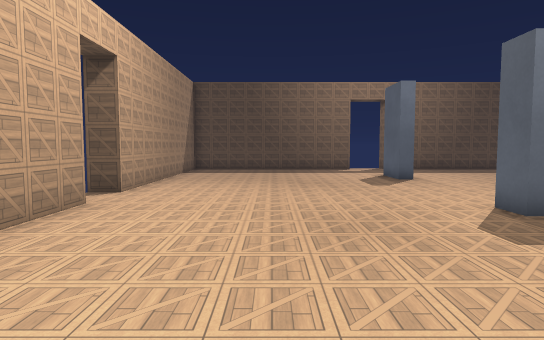
view 1 (above)

13 first-person views from a walk through a level from a Godot 3-D game. The camera is 1.4 m above the floor, tilts 4° down and sees 75° across. The floor is counted in squares, 1 m on a side. Each view is taken from the middle of a square. On the plan, view 1 faces up. The plan holds only what a view shows up to about 15 squares ahead; the rest is blank. Surface patterns are stand-ins for the level's own textures.

view 2
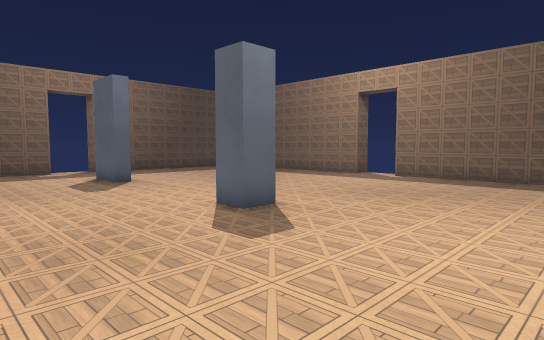

view 3
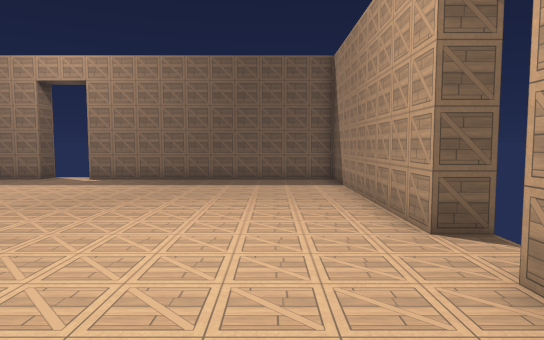

view 4
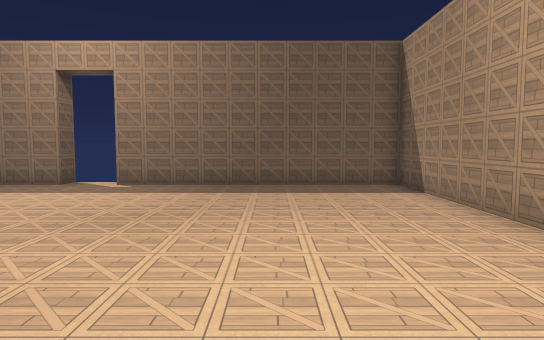

view 5
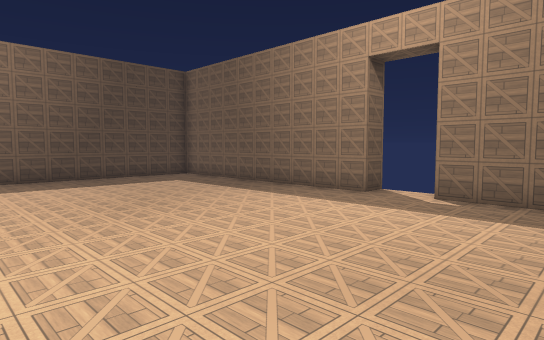

view 6
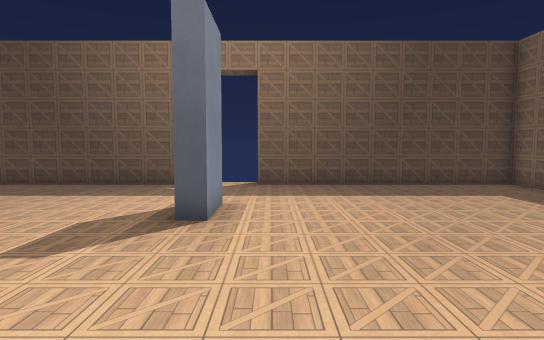

view 7
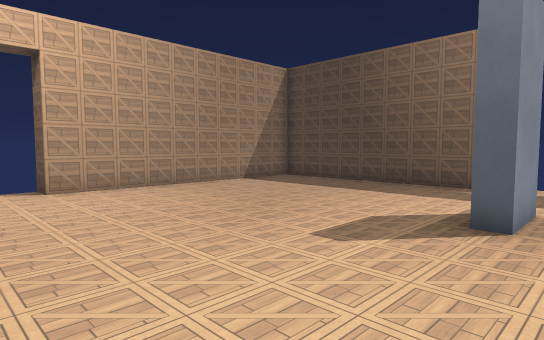

view 8
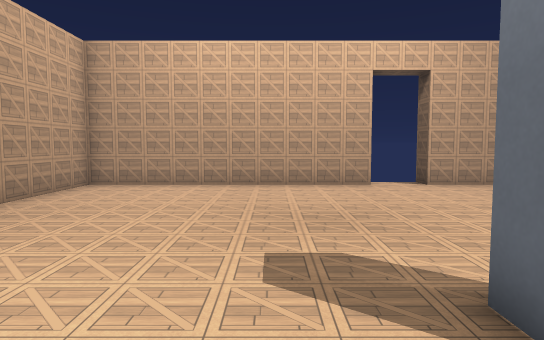

view 9
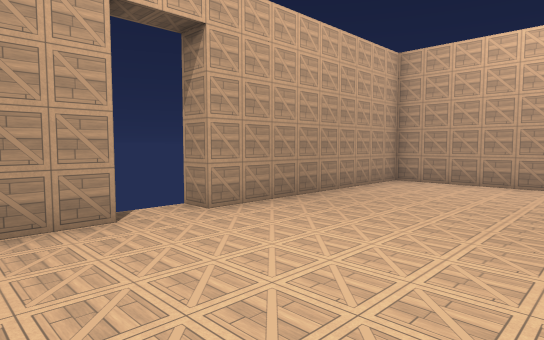

view 10
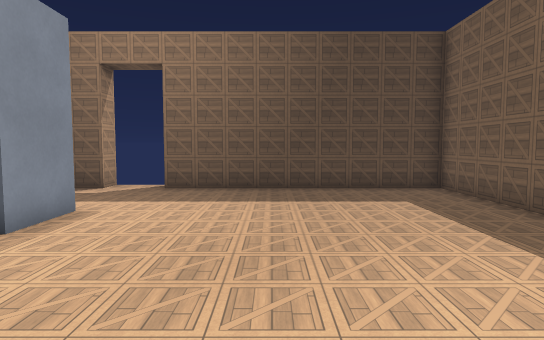

view 11
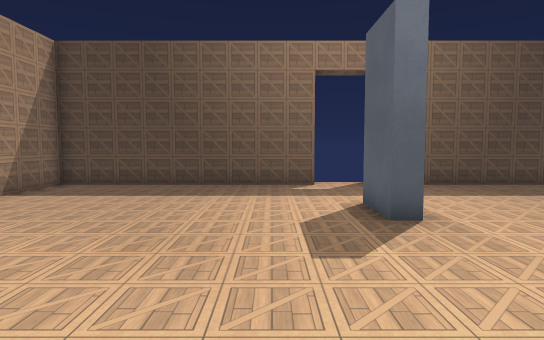

view 12
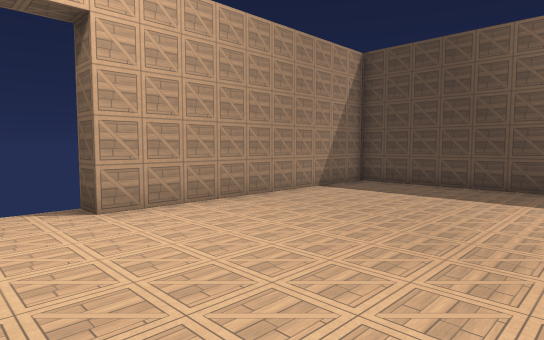

view 13
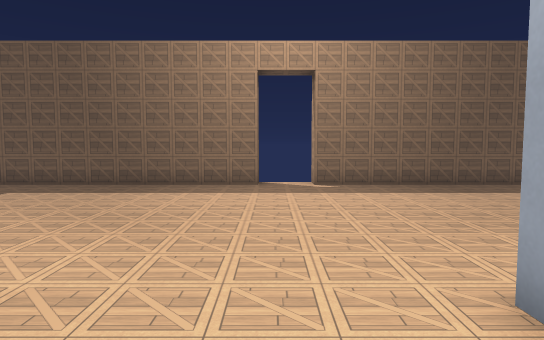

### Floor plan
Points are (right, up) in squares from view 1. A wall is a line through its corners. A room is listed if a view was taken in it or the views show most of it. See-through windows are left out.
Room 1 (views 1, 2, 3, 4, 5, 6, 7, 8, 9, 10, 11, 12, 13)
walls: (6, 6.9) (5, 6.9) (5, 8); (5.8, 16.6) (5.8, 14.5) (5.2, 14.5) (5.2, 16.5); (-4.5, 8.6) (-4.5, -1.5) (4.5, -1.5) (4.5, -2.5); (6.5, -2.6) (6.5, -1.5) (15.5, -1.5) (15.5, 8.5) (16.4, 8.5); (16.6, 10.5) (15.5, 10.5) (15.5, 20.5) (6.5, 20.5); (4.5, 21.5) (4.5, 20.5) (-4.5, 20.5) (-4.5, 10.5) (-5.5, 10.5)

Where each view was taken, in squares from view 1:
view 1: 0 up, 0 right, facing up
view 2: 1 up, 0 right, facing up-right
view 3: 1 up, 1 right, facing right
view 4: 3 up, 3 right, facing right
view 5: 5 up, 6 right, facing up-right
view 6: 8 up, 7 right, facing up
view 7: 8 up, 7 right, facing up-left
view 8: 5 up, 8 right, facing left
view 9: 5 up, 9 right, facing down-left
view 10: 9 up, 10 right, facing up
view 11: 8 up, 3 right, facing up
view 12: 8 up, 3 right, facing up-left
view 13: 10 up, 3 right, facing right
